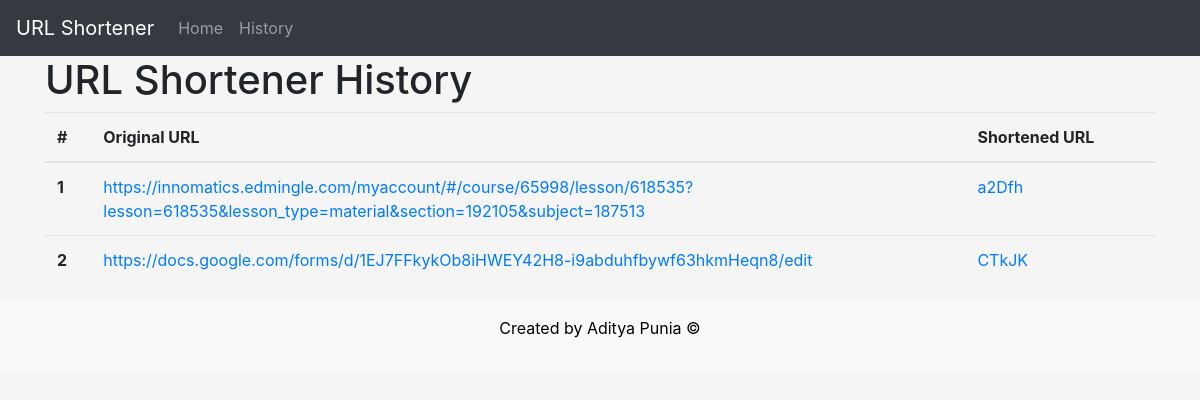
The app's page /history with its own data.
### app.py (models this page shows, shortened)
class Url(db.Model):
    id = db.Column(db.Integer, primary_key=True)
    original_url = db.Column(db.String(200), nullable=False)
    shortened_url = db.Column(db.String(10), unique=True, nullable=False)

### app.py (the view)
@app.route('/history')
def history():
    urls = Url.query.all()
    return render_template('history.html', urls=urls, datetime=datetime)

### templates/history.html
{% extends 'base.html' %}
{% block content %}
<div class="container">
    <h1>URL Shortener History</h1>
    <table class="table">
        <thead>
            <tr>
                <th scope="col">#</th>
                <th scope="col" style="max-width: 400px;">Original URL</th>
                <th scope="col" style="min-width: 100px;">Shortened URL</th>
            </tr>
        </thead>
        <tbody>
            {% for url in urls %}
            <tr>
                <th scope="row">{{ url.id }}</th>
                <td style="max-width: 650px;"><a href="{{ url.original_url }}" target="_blank">{{ url.original_url }}</a></td>
                <td style="min-width: 100px;"><a href="{{ url.shortened_url }}" target="_blank">{{ url.shortened_url }}</a></td>
            </tr>
            {% endfor %}
        </tbody>
    </table>
</div>
{% endblock %}

### templates/base.html (shortened to what this page needs)
<!DOCTYPE html>
<html lang="en">
<head>
    <link rel="stylesheet" href="https://stackpath.bootstrapcdn.com/bootstrap/4.3.1/css/bootstrap.min.css"
>
    <link rel="stylesheet" type="text/css" href="{{ url_for('static' , filename='style.css') }}">
</head>
<body>
    <nav class="navbar navbar-expand-lg navbar-dark bg-dark">
        <a class="navbar-brand" href="#home">URL Shortener</a>
        <div class="collapse navbar-collapse" id="navbarNav">
            <ul class="navbar-nav">
                <li class="nav-item">
                    <a class="nav-link" href="{{ url_for('home') }}">Home</a>
                </li>
                <li class="nav-item">
                    <a class="nav-link" href="{{ url_for('history') }}">History</a>
                </li>
            </ul>
        </div>
    </nav>
    {% block content %}{% endblock %}
    <footer class="bg-light mt-3 py-3">
        <div class="container text-center">
            <p>Created by Aditya Punia &copy; {{ year }}</p>
        </div>
    </footer>
</body>
</html>

### static/style.css (style rules this page uses)
html, body { height: 100%; }
body { background-color: #f5f5f5; }
footer { background-color: #ffffff; color: #000000; text-align: center; padding: 10px; }

### records on screen
Url: id "1", original_url "https://innomatics.edmingle.com/myaccount/#/course/65998/lesson/618535?lesson=618535&lesson_type=material&section=192105&subject=187513", shortened_url "a2Dfh"
Url: id "2", original_url "https://docs.google.com/forms/d/1EJ7FFkykOb8iHWEY42H8-i9abduhfbywf63hkmHeqn8/edit", shortened_url "CTkJK"
